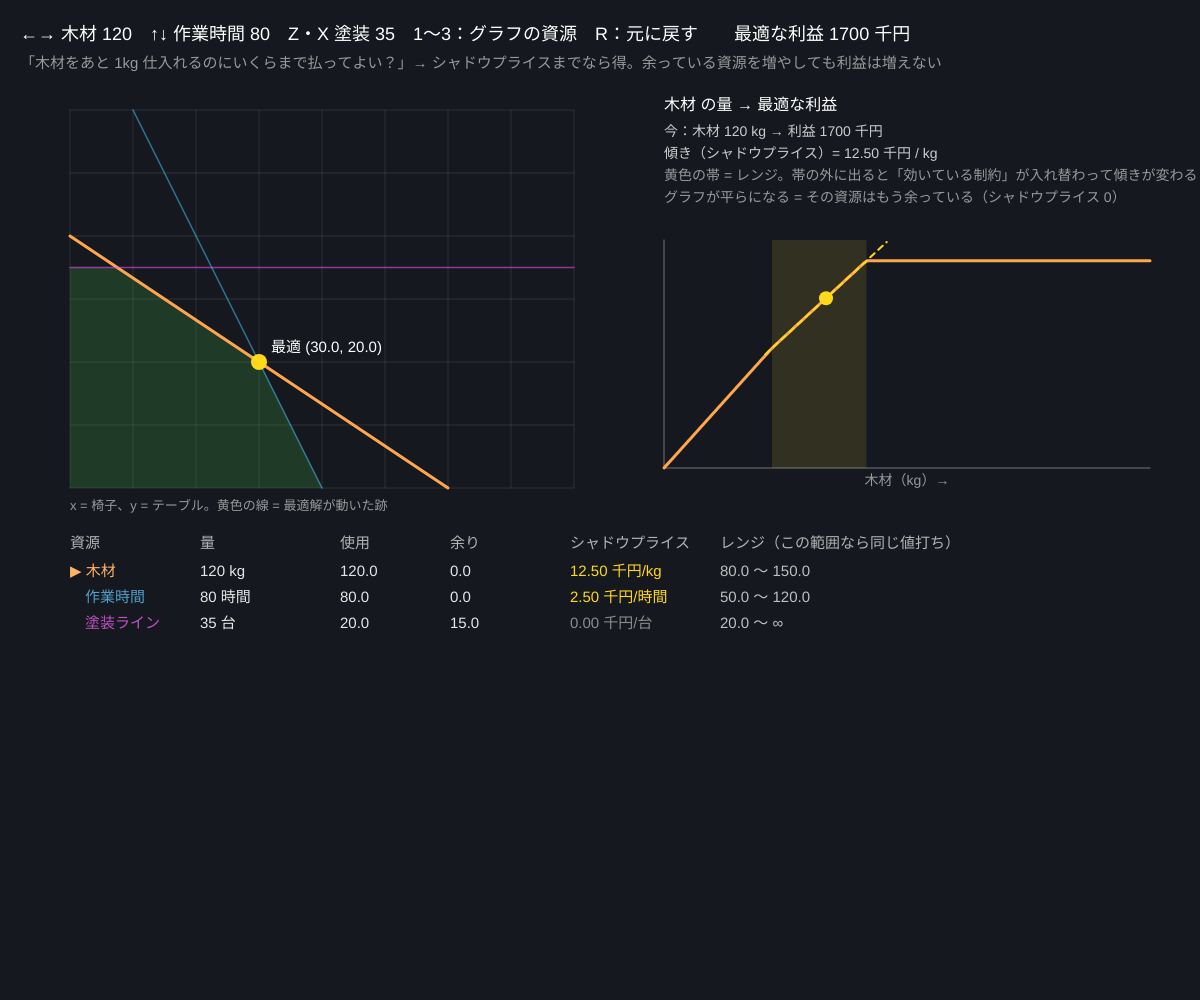
Frame 1 (no input)
Frame 60 (no input): identical to frame 1, image omitted
Frame 120 (the mouse pressed at the canvas centre since frame 60): identical to frame 1, image omitted

The p5.js sketch that drew this single still picture (run headless with seeded random() and noise() and a simulated clock; from frame 60 on, the mouse is pressed at the canvas centre):

// p5.js sketch
// ── sketch.js
// ============================================
// 01 感度分析とシャドウプライス
// 00 の生産計画で、資源の量を少し増やすと最適な利益はいくら増える？ その「1 単位あたりの値打ち」がシャドウプライス（影の価格）
//   余っている資源のシャドウプライスは 0。値打ちが変わらない資源量の範囲を「レンジ」という
// ←→ = 木材 / ↑↓ = 作業時間 / Z・X = 塗装ライン / 1〜3 = 右のグラフに出す資源 / R = 元に戻す
// ============================================

let profitA = 30, profitB = 40;       // ★ 1 個あたりの利益（千円）
let res = [                            // ★ 資源：a·x + b·y ≤ cap
  { name: '木材', a: 2, b: 3, cap: 120, cap0: 120, unit: 'kg', hue: 30 },
  { name: '作業時間', a: 2, b: 1, cap: 80, cap0: 80, unit: '時間', hue: 200 },
  { name: '塗装ライン', a: 0, b: 1, cap: 35, cap0: 35, unit: '台', hue: 300 },
];
let sel = 0;                           // グラフに出す資源
let X_MAX = 80, Y_MAX = 60;
let pl, pt, pw, ph;
let trail = [];                        // 最適解の通った跡
let zCurve = [], zCurveKey = '';         // 右のグラフ（資源量が変わったときだけ計算し直す）

function setup() {
  createCanvas(windowWidth, windowHeight);
  colorMode(HSB, 360, 100, 100, 100);
  layout();
}
function layout() { pl = 70; pt = 110; ph = min(height - 330, (width * 0.42) * Y_MAX / X_MAX); pw = ph * X_MAX / Y_MAX; }
function windowResized() { resizeCanvas(windowWidth, windowHeight); layout(); }
function sx(x) { return pl + x / X_MAX * pw; }
function sy(y) { return pt + ph - y / Y_MAX * ph; }

// 資源量 caps のときの最適解（頂点を全部調べる）
function solve(caps) {
  let cons = res.map((r, i) => [r.a, r.b, caps[i]]).concat([[-1, 0, 0], [0, -1, 0]]);
  let poly = feasibleVertices(cons), best = null;
  for (let v of poly) { let z = profitA * v[0] + profitB * v[1]; if (!best || z > best.z + 1e-9) best = { x: v[0], y: v[1], z }; }
  return { poly, best };
}
function optValue(i, c) { let caps = res.map(r => r.cap); caps[i] = c; let s = solve(caps); return s.best ? s.best.z : 0; }
// ★ シャドウプライス：資源 i を少しだけ増やしたときの利益の増え方（微分）
function shadow(i, c) { let d = 0.01; return (optValue(i, c + d) - optValue(i, max(0, c - d))) / (c + d - max(0, c - d)); }
// シャドウプライスが変わらない資源量の範囲（レンジ）
let rangeCache = {};
function ranging(i) {
  let k = i + ':' + res.map(r => r.cap).join(',');
  if (rangeCache[k]) return rangeCache[k];
  let c = res[i].cap, s0 = shadow(i, c), lo = c, hi = c;
  while (lo > 0 && abs(shadow(i, lo - 0.25) - s0) < 1e-3) lo -= 0.25;
  while (hi < res[i].cap0 * 3 && abs(shadow(i, hi + 0.25) - s0) < 1e-3) hi += 0.25;
  // 境界を二分法で細かく探す（変わる点は ±0.01 くらいの精度）
  let same = t => abs(shadow(i, t) - s0) < 1e-3;
  if (lo > 0) { let a = lo - 0.25, b = lo; for (let n = 0; n < 12; n++) { let m = (a + b) / 2; if (same(m)) b = m; else a = m; } lo = b - 0.01; }
  if (hi < res[i].cap0 * 3) { let a = hi, b = hi + 0.25; for (let n = 0; n < 12; n++) { let m = (a + b) / 2; if (same(m)) a = m; else b = m; } hi = a + 0.01; }
  return (rangeCache[k] = [max(0, lo), hi]);
}

function draw() {
  background(225, 30, 12);
  let s = solve(res.map(r => r.cap)), best = s.best;
  if (best && (!trail.length || dist(trail[trail.length - 1].x, trail[trail.length - 1].y, best.x, best.y) > 0.01)) { trail.push({ x: best.x, y: best.y }); if (trail.length > 200) trail.shift(); }

  // 左：実行可能領域
  stroke(0, 0, 100, 10); strokeWeight(1);
  for (let x = 0; x <= X_MAX; x += 10) line(sx(x), pt, sx(x), pt + ph);
  for (let y = 0; y <= Y_MAX; y += 10) line(pl, sy(y), pl + pw, sy(y));
  noStroke(); fill(120, 60, 70, 22);
  beginShape(); for (let v of s.poly) vertex(sx(v[0]), sy(v[1])); endShape(CLOSE);
  for (let i = 0; i < res.length; i++) {
    let r = res[i], seg = clipLine(r.a, r.b, r.cap);
    if (!seg) continue;
    stroke(r.hue, 70, 100, i === sel ? 100 : 55); strokeWeight(i === sel ? 3 : 1.5);
    line(sx(seg[0][0]), sy(seg[0][1]), sx(seg[1][0]), sy(seg[1][1]));
  }
  noFill(); stroke(50, 80, 100, 50); strokeWeight(2);
  beginShape(); for (let p of trail) vertex(sx(p.x), sy(p.y)); endShape();
  if (best) {
    noStroke(); fill(50, 90, 100); circle(sx(best.x), sy(best.y), 16);
    fill(0, 0, 100); textSize(15);
    text('最適 (' + nf(best.x, 1, 1) + ', ' + nf(best.y, 1, 1) + ')', sx(best.x) + 12, sy(best.y) - 10);
  }
  fill(0, 0, 60); textSize(13);
  text('x = 椅子、y = テーブル。黄色の線 = 最適解が動いた跡', pl, pt + ph + 22);

  // 下：感度分析の表
  let ty = pt + ph + 60;
  fill(0, 0, 70); textSize(15);
  let cols = [pl, pl + 130, pl + 270, pl + 380, pl + 500, pl + 650];
  ['資源', '量', '使用', '余り', 'シャドウプライス', 'レンジ（この範囲なら同じ値打ち）'].forEach((h, k) => text(h, cols[k], ty));
  for (let i = 0; i < res.length; i++) {
    let r = res[i], used = best ? r.a * best.x + r.b * best.y : 0, sp = shadow(i, r.cap), rg = ranging(i), y = ty + 28 + i * 26;
    fill(r.hue, 60, 100, i === sel ? 100 : 75);
    text((i === sel ? '▶ ' : '　') + r.name, cols[0], y);
    fill(0, 0, 90);
    text(nf(r.cap, 1, 0) + ' ' + r.unit, cols[1], y);
    text(nf(used, 1, 1), cols[2], y);
    text(nf(r.cap - used, 1, 1), cols[3], y);
    fill(sp > 1e-6 ? color(50, 90, 100) : color(0, 0, 55));
    text(nf(sp, 1, 2) + ' 千円/' + r.unit, cols[4], y);
    fill(0, 0, 75);
    text(nf(rg[0], 1, 1) + ' 〜 ' + (rg[1] >= r.cap0 * 3 ? '∞' : nf(rg[1], 1, 1)), cols[5], y);
  }

  // 右：選んだ資源の量 → 最適な利益 のグラフ（傾き = シャドウプライス）
  let gx = pl + pw + 90, gy = pt + 130, gw = width - gx - 50, gh = ph - 150, ty0 = pt;
  let r = res[sel], cMax = r.cap0 * 3, zMax = 0;
  let ck = sel + ':' + res.map(q => q.cap).join(',');
  if (zCurveKey !== ck) { zCurveKey = ck; zCurve = []; for (let k = 0; k <= 160; k++) { let c = cMax * k / 160; zCurve.push([c, optValue(sel, c)]); } }
  for (let p of zCurve) zMax = max(zMax, p[1]);
  zMax = max(zMax, 1) * 1.1;
  let gxs = c => gx + c / cMax * gw, gys = z => gy + gh - z / zMax * gh;
  let rg = ranging(sel), sp = shadow(sel, r.cap), z0 = optValue(sel, r.cap);
  noStroke(); fill(50, 80, 100, 12); rect(gxs(rg[0]), gy, gxs(min(rg[1], cMax)) - gxs(rg[0]), gh);
  stroke(0, 0, 100, 40); strokeWeight(1); line(gx, gy + gh, gx + gw, gy + gh); line(gx, gy, gx, gy + gh);
  noFill(); stroke(r.hue, 70, 100); strokeWeight(3);
  beginShape(); for (let p of zCurve) vertex(gxs(p[0]), gys(p[1])); endShape();
  // 接線（傾き = シャドウプライス）
  stroke(50, 90, 100); strokeWeight(2);
  drawingContext.setLineDash([6, 5]);
  let dc = cMax * 0.25;
  for (let k = 0; k < 8 && (z0 + sp * dc > zMax || z0 - sp * dc < 0 || r.cap - dc < 0); k++) dc /= 2;   // グラフからはみ出さない長さに
  line(gxs(r.cap - dc), gys(z0 - sp * dc), gxs(r.cap + dc), gys(z0 + sp * dc));
  drawingContext.setLineDash([]);
  noStroke(); fill(50, 90, 100); circle(gxs(r.cap), gys(z0), 14);
  fill(0, 0, 100); textSize(16);
  text(r.name + ' の量 → 最適な利益', gx, ty0);
  textSize(14); fill(0, 0, 80);
  text('今：' + r.name + ' ' + nf(r.cap, 1, 0) + ' ' + r.unit + ' → 利益 ' + nf(z0, 1, 0) + ' 千円', gx, ty0 + 26);
  text('傾き（シャドウプライス）= ' + nf(sp, 1, 2) + ' 千円 / ' + r.unit, gx, ty0 + 48);
  fill(0, 0, 60);
  text('黄色の帯 = レンジ。帯の外に出ると「効いている制約」が入れ替わって傾きが変わる', gx, ty0 + 70);
  text('グラフが平らになる = その資源はもう余っている（シャドウプライス 0）', gx, ty0 + 92);
  textAlign(CENTER, TOP); text(r.name + '（' + r.unit + '）→', gx + gw / 2, gy + gh + 6); textAlign(LEFT, BASELINE);

  fill(0, 0, 100); textSize(18);
  text('←→ 木材 ' + res[0].cap + '　↑↓ 作業時間 ' + res[1].cap + '　Z・X 塗装 ' + res[2].cap + '　1〜3：グラフの資源　R：元に戻す　　最適な利益 ' + (best ? nf(best.z, 1, 0) : '—') + ' 千円', 20, 40);
  fill(0, 0, 60); textSize(15);
  text('「木材をあと 1kg 仕入れるのにいくらまで払ってよい？」→ シャドウプライスまでなら得。余っている資源を増やしても利益は増えない', 20, 68);
}

function keyPressed() {
  if (key === RIGHT_ARROW) res[0].cap = min(360, res[0].cap + 2);
  if (key === LEFT_ARROW) res[0].cap = max(0, res[0].cap - 2);
  if (key === UP_ARROW) res[1].cap = min(240, res[1].cap + 2);
  if (key === DOWN_ARROW) res[1].cap = max(0, res[1].cap - 2);
  if (key === 'x' || key === 'X') res[2].cap = min(105, res[2].cap + 1);
  if (key === 'z' || key === 'Z') res[2].cap = max(0, res[2].cap - 1);
  if (key === '1' || key === '2' || key === '3') sel = int(key) - 1;
  if (key === 'r' || key === 'R') { for (let r of res) r.cap = r.cap0; trail = []; }
}

// ---------- やってみよう ----------
// 1. 作業時間（↑↓）を増やし続けると、どこかでシャドウプライスが下がる。そこで何が起きている？（左の図で確認）
// 2. 塗装ライン（Z・X）のシャドウプライスが 0 になるのはなぜ？「余り」の列と見比べよう
// 3. 3 つのシャドウプライス × 資源量 を足すと最適な利益と同じになる？（双対定理 → シリーズ 16）
// 4. profitA を変えると、どの資源の値打ちが上がる？


// ==================================================
// ここから下は「線形計画を解くための道具」（00 と同じ）
// ==================================================
function feasibleVertices(cons) {
  let pts = [];
  for (let i = 0; i < cons.length; i++) for (let j = i + 1; j < cons.length; j++) {
    let [a1, b1, c1] = cons[i], [a2, b2, c2] = cons[j];
    let det = a1 * b2 - a2 * b1;
    if (Math.abs(det) < 1e-9) continue;
    let x = (c1 * b2 - c2 * b1) / det, y = (a1 * c2 - a2 * c1) / det;
    if (cons.every(c => c[0] * x + c[1] * y <= c[2] + 1e-7) && !pts.some(p => Math.abs(p[0] - x) + Math.abs(p[1] - y) < 1e-6)) pts.push([x, y]);
  }
  let cx = 0, cy = 0;
  for (let p of pts) { cx += p[0] / pts.length; cy += p[1] / pts.length; }
  pts.sort((p, q) => Math.atan2(p[1] - cy, p[0] - cx) - Math.atan2(q[1] - cy, q[0] - cx));
  return pts;
}
function clipLine(a, b, c) {
  let pts = [];
  if (Math.abs(b) > 1e-9) { for (let x of [0, X_MAX]) { let y = (c - a * x) / b; if (y >= 0 && y <= Y_MAX) pts.push([x, y]); } }
  if (Math.abs(a) > 1e-9) { for (let y of [0, Y_MAX]) { let x = (c - b * y) / a; if (x >= 0 && x <= X_MAX) pts.push([x, y]); } }
  if (pts.length < 2) return null;
  pts.sort((p, q) => p[0] - q[0] || q[1] - p[1]);
  return [pts[0], pts[pts.length - 1]];
}
